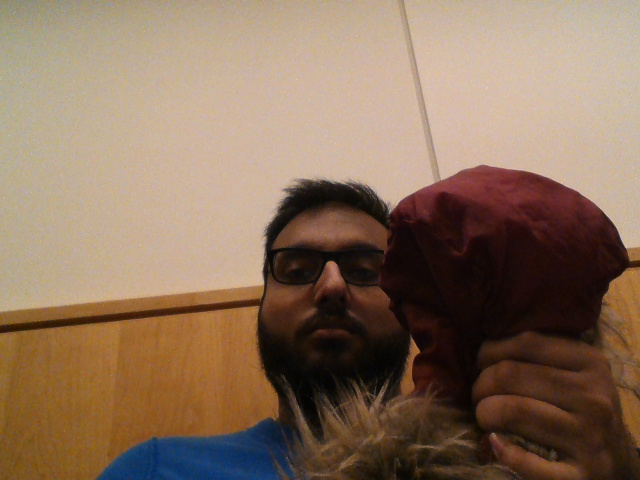
//> input picture pics/video_0003.jpg, 640 x 480 px
$ ./HW04_Part3 pics/ 3 3   (built with g++ and OpenCV 4)
//> lines starting //> are read from the running program, lines starting //| are printed output that depends on the picture
### stdafx.h
// stdafx.h : include file for standard system include files,
// or project specific include files that are used frequently, but
// are changed infrequently
//

#pragma once

#include "targetver.h"

#include <stdio.h>
#include <tchar.h>


// TODO: reference additional headers your program requires here

### HW04_Part3.cpp
// HW04_Part3
//
//
// This program takes 3 (THREE) command line arguments
// First argument is a directory name, for example "video"
// Second argument is the frame to start from
// Third argument is the frame to stop
//
// Places frames of a red object moving into your subdirectory "video"
// The frames should be named video_0001.jpg, video_0002.jpg, etc.
//
// TODO: Write the trackRedObject method
//
// While running:
// t to turn tracking on/off
// q to quit
// spacebar to save output image


#include "stdafx.h"


#include <opencv2/opencv.hpp>
#include <string>
#include <vector>
#include <iostream>

using namespace cv;
using namespace std;

Mat originalImage;

//Required: function to track the red object
void trackRedObject(Mat& image, vector<Point>& track, int redThreshold);

//Given: function to detect the largest red object in an image
bool findLargestRedObject(Mat& view, Point& location, vector<Point>& outline, int redThreshold);

//Given: Compute the area and center of a region bounded by an outline
void computeObjectAreaAndCenter(vector<Point>& outline, double& area, Point& center);

//Given: a dummy function to pass to the slider bar to threshold the red object
void onTrackbar(int value, void* data);

//Given: Draw an outline stored in a vector of points
void drawOutline(Mat& image, vector<Point>& outline);

int main(int argc, char* argv[])
{
	//using an STL vector to keep track of red object over time
	vector<Point> track;
	char directory[256], filename[256];
	int startFrame, endFrame, currentFrame;
	bool bTracking(false);
	int redThreshold(190);
	if (argc <= 3)
	{
		cout << "Not enough arguments" << endl;
		return 0;
	}

	strcpy_s(directory, argv[1]);
	startFrame = atoi(argv[2]);
	endFrame = atoi(argv[3]);
	currentFrame = startFrame;

	namedWindow("Image Window", 1);
	createTrackbar("Red Threshold", "Image Window", &redThreshold, 255, onTrackbar, NULL);

	sprintf_s(filename, "%s/video_%04d.jpg", directory, currentFrame);
	originalImage = imread(filename);
//> originalImage is the input picture: 480 rows x 640 cols, CV_8UC3; mean B, G, R 92.3, 113.3, 138
	if (originalImage.empty())
	{
		cout << "Could not read first image" << endl;
		return 0;
	}
	onTrackbar(redThreshold, NULL);
	while (1 == 1)
	{
		if (bTracking && currentFrame <= endFrame)
		{
			sprintf_s(filename, "%s/video_%04d.jpg", directory, currentFrame);
			originalImage = imread(filename);
			if (originalImage.empty())
			{
				bTracking = false;
				continue;
			}
			trackRedObject(originalImage, track, redThreshold);
			drawOutline(originalImage, track);
			currentFrame++;
		}
		imshow("Image Window", originalImage);
		char key = waitKey(33);
		if (key == 'q')
		{
			break;
		}
		if (key == 't')
		{
			bTracking = !bTracking;
		}
		if (key == ' ')
		{
			imwrite("Part3_result.png", originalImage);
		}
	}

	return 0;
}

void trackRedObject(Mat& view, vector<Point>& track, int redThreshold)
{
	Point location; // need one of these to keep the loc
	vector<Point> outline; // also need one of these to hold the outline
	double area; // don't really plan on using this, just kind of need it to grab the area from the fn below
	findLargestRedObject(view, location, outline, redThreshold);
	computeObjectAreaAndCenter(outline, area, location);
	track.push_back(location);
}

void drawOutline(Mat& image, vector<Point>& outline)
{
	int numPoints = outline.size() - 1;
	for (int f = 0; f<numPoints; f++)
	{
		line(image, outline[f], outline[f + 1], Scalar(255, 0, 0), 3);
	}
}

// Need to overload on the type of the point
void computeObjectAreaAndCenter(vector<Point>& outline, double& area, Point& center)
{
	// http://docs.opencv.org/modules/imgproc/doc/structural_analysis_and_shape_descriptors.html
	Moments objectProperties;
	objectProperties = moments(outline, false);

	area = objectProperties.m00;
	center.x = (objectProperties.m10 / area);
	center.y = (objectProperties.m01 / area);
}


bool findLargestRedObject(Mat& view, Point& location, vector<Point>& outline, int redThreshold)
{
//> called with redThreshold = 190
	//allocate some images to store intermediate results
	vector<Mat> YCrCb;
	YCrCb.push_back(Mat(view.rows, view.cols, CV_8UC3));
	vector<Mat> justRed;
	justRed.push_back(Mat(view.rows, view.cols, CV_8UC1));
	vector<Mat> displayRed;
	displayRed.push_back(Mat(view.rows, view.cols, CV_8UC3));

	//Switch color spaces to YCrCb so we can detect red objects even if they are dark
	cvtColor(view, YCrCb[0], CV_BGR2YCrCb);
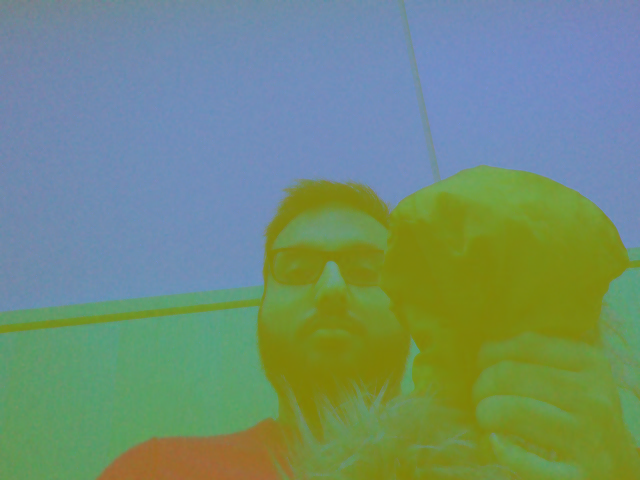
//> YCrCb[0]: 480 rows x 640 cols, CV_8UC3; mean B, G, R 118.3, 142.1, 113.3

	//Pull out just the red channel
	int extractRed[6] = { 1,0, 1, 1, 1, 2 };
	mixChannels(&(YCrCb[0]), 1, &(justRed[0]), 1, extractRed, 1);

	// Threshold the red object (with the threshold from the slider)
	threshold(justRed[0], justRed[0], redThreshold, 255, CV_THRESH_BINARY);
	vector<vector<Point>> objectContours;
	vector<Vec4i> dummy;

	//Find all of the contiguous image regions
	findContours(justRed[0], objectContours, dummy, CV_RETR_EXTERNAL, CV_CHAIN_APPROX_SIMPLE);
//> objectContours = 0 contours; dummy = empty

	//find the largest object
	int largestArea(-1), largestIndex(-1);
	Point largestCenter;
	for (int i = 0; i<objectContours.size(); i++)
	{
		Point tempCenter;
		double tempArea;
		computeObjectAreaAndCenter(objectContours[i], tempArea, tempCenter);

		if (tempArea > largestArea)
		{
			largestArea = tempArea;
			largestIndex = i;
			largestCenter = tempCenter;
		}
	}
//> after the loop, largestArea = -1; largestIndex = -1; largestCenter = Point(0, 0)
	location = largestCenter;
//> location = Point(0, 0)
	if (largestIndex >= 0)
	{
		outline = objectContours[largestIndex];
	}

	//Construct an image for display that shows the red channel as gray
	mixChannels(&(YCrCb[0]), 1, &(displayRed[0]), 1, extractRed, 3);
	if (largestIndex >= 0)
	{
		//put a red circle around the red object
		circle(displayRed[0], largestCenter, std::min(double(view.cols) / 2, sqrt(largestArea)), Scalar(0, 0, 255), 1);
	}
	imshow("Just Red", displayRed[0]);
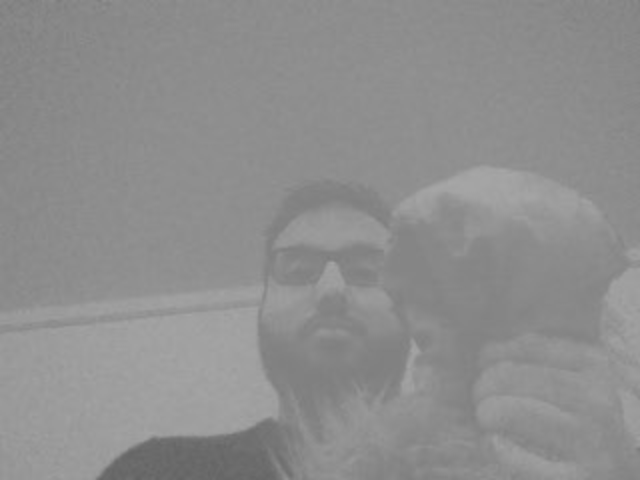
//> window 'Just Red': 480 rows x 640 cols, CV_8UC3; min 98, max 167, mean 142.1


	if (largestIndex >= 0)
	{
		return true;
	}
	else
	{
		return false;
	}

}

void onTrackbar(int redThreshold, void* data)
{

	Point largestCenter;
	vector<Point> largestOutline;
	findLargestRedObject(originalImage, largestCenter, largestOutline, redThreshold);
//> largestCenter = Point(0, 0)
//> in findLargestRedObject (call 2), `YCrCb.push_back(Mat(view.rows, view.cols, CV_8UC3));`: YCrCb[0]: 480 rows x 640 cols, CV_8UC3; every value is 0
}
